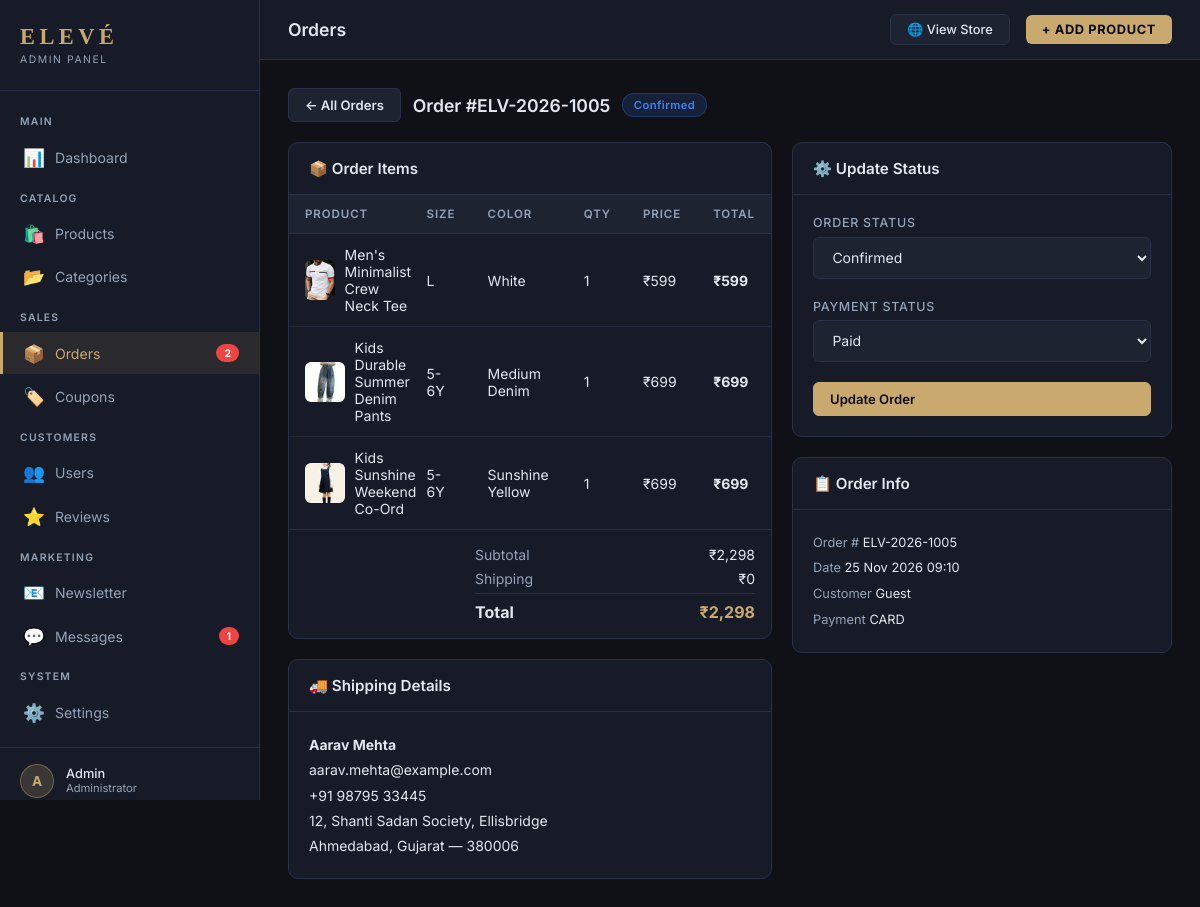
/admin/orders.php?view=5 (signed in), run on the app's committed database.
### tables this page shows
CREATE TABLE IF NOT EXISTS orders (
    id INT AUTO_INCREMENT PRIMARY KEY,
    order_number VARCHAR(20) UNIQUE NOT NULL,
    user_id INT DEFAULT NULL,
    guest_email VARCHAR(150),
    status ENUM('pending', 'confirmed', 'processing', 'shipped', 'delivered', 'cancelled', 'refunded') DEFAULT 'pending',
    payment_status ENUM('pending', 'paid', 'failed', 'refunded') DEFAULT 'pending',
    payment_method VARCHAR(50) DEFAULT 'cod',
    subtotal DECIMAL(10,2) NOT NULL,
    shipping_fee DECIMAL(10,2) DEFAULT 0.00,
    discount DECIMAL(10,2) DEFAULT 0.00,
    total DECIMAL(10,2) NOT NULL,
    shipping_name VARCHAR(150),
    shipping_email VARCHAR(150),
    shipping_phone VARCHAR(20),
    shipping_address TEXT,
    shipping_city VARCHAR(100),
    shipping_state VARCHAR(100),
    shipping_pincode VARCHAR(10),
    notes TEXT,
    created_at TIMESTAMP DEFAULT CURRENT_TIMESTAMP,
    updated_at TIMESTAMP DEFAULT CURRENT_TIMESTAMP ON UPDATE CURRENT_TIMESTAMP,
    FOREIGN KEY (user_id) REFERENCES users(id) ON DELETE SET NULL
);

CREATE TABLE IF NOT EXISTS order_items (
    id INT AUTO_INCREMENT PRIMARY KEY,
    order_id INT NOT NULL,
    product_id INT DEFAULT NULL,
    product_name VARCHAR(200) NOT NULL,
    product_image VARCHAR(500),
    size VARCHAR(20),
    color VARCHAR(50),
    qty INT NOT NULL,
    price DECIMAL(10,2) NOT NULL,
    total DECIMAL(10,2) NOT NULL,
    FOREIGN KEY (order_id) REFERENCES orders(id) ON DELETE CASCADE,
    FOREIGN KEY (product_id) REFERENCES products(id) ON DELETE SET NULL
);

### admin/orders.php (the view, shortened to what this page needs)
<?php
require_once 'includes/header.php';
$db      = getDB();
$view    = (int) ($_GET['view'] ?? 0);
if ($view) {
    $order = $db->query("SELECT o.*, COALESCE(u.name,'Guest') AS customer_name FROM orders o LEFT JOIN users u ON u.id=o.user_id WHERE o.id=$view")->fetch();
    $items = $db->query("SELECT * FROM order_items WHERE order_id=$view")->fetchAll();
    ?>
    <div style="display:flex;gap:.75rem;margin-bottom:1.25rem;align-items:center">
      <a href="orders.php" class="btn btn-ghost">← All Orders</a>
      <h2 style="font-size:1.1rem;font-weight:600">Order #<?= htmlspecialchars($order['order_number']) ?></h2>
      <?php
      $statMap = ['pending'=>'badge-yellow','confirmed'=>'badge-blue','processing'=>'badge-blue','shipped'=>'badge-gold','delivered'=>'badge-green','cancelled'=>'badge-red','refunded'=>'badge-gray'];
      ?>
      <span class="badge <?= $statMap[$order['status']] ?? 'badge-gray' ?>"><?= ucfirst($order['status']) ?></span>
    </div>
    <div style="display:grid;grid-template-columns:1fr 380px;gap:1.25rem">
      <div>
        <div class="card" style="margin-bottom:1.25rem">
          <div class="card-header"><div class="card-title">📦 Order Items</div></div>
          <div class="table-wrap">
            <table>
              <thead><tr><th>Product</th><th>Size</th><th>Color</th><th>Qty</th><th>Price</th><th>Total</th></tr></thead>
              <tbody>
                <?php foreach ($items as $item): ?>
                <tr>
                  <td>
                    <div style="display:flex;align-items:center;gap:.6rem">
                      <?php if ($item['product_image']): ?>
                        <img src="<?= htmlspecialchars(adminImgUrl($item['product_image'])) ?>" style="width:40px;height:40px;border-radius:6px;object-fit:cover">
                      <?php endif; ?>
                      <?= htmlspecialchars($item['product_name']) ?>
                    </div>
                  </td>
                  <td><?= htmlspecialchars($item['size'] ?? '—') ?></td>
                  <td><?= htmlspecialchars($item['color'] ?? '—') ?></td>
                  <td><?= $item['qty'] ?></td>
                  <td>₹<?= number_format($item['price'], 0) ?></td>
                  <td><strong>₹<?= number_format($item['total'], 0) ?></strong></td>
                </tr>
                <?php endforeach; ?>
              </tbody>
            </table>
          </div>
          <div style="padding:1rem;border-top:1px solid var(--border)">
            <div style="display:flex;flex-direction:column;gap:.4rem;max-width:280px;margin-left:auto;font-size:.875rem">
              <div style="display:flex;justify-content:space-between"><span style="color:var(--muted)">Subtotal</span><span>₹<?= number_format($order['subtotal'], 0) ?></span></div>
              <div style="display:flex;justify-content:space-between"><span style="color:var(--muted)">Shipping</span><span>₹<?= number_format($order['shipping_fee'], 0) ?></span></div>
              <div style="display:flex;justify-content:space-between;font-weight:700;font-size:1rem;padding-top:.5rem;border-top:1px solid var(--border)">
                <span>Total</span><span style="color:var(--accent)">₹<?= number_format($order['total'], 0) ?></span>
              </div>
            </div>
          </div>
        </div>
        <div class="card">
          <div class="card-header"><div class="card-title">🚚 Shipping Details</div></div>
          <div class="card-body" style="font-size:.875rem;line-height:1.8">
            <strong><?= htmlspecialchars($order['shipping_name']) ?></strong><br>
            <?= htmlspecialchars($order['shipping_email']) ?><br>
            <?= htmlspecialchars($order['shipping_phone'] ?? '') ?><br>
            <?= htmlspecialchars($order['shipping_address']) ?><br>
            <?= htmlspecialchars($order['shipping_city']) ?><?= $order['shipping_state'] ? ', '.htmlspecialchars($order['shipping_state']) : '' ?> — <?= htmlspecialchars($order['shipping_pincode']) ?>
          </div>
        </div>
      </div>
      <div>
        <div class="card" style="margin-bottom:1.25rem">
          <div class="card-header"><div class="card-title">⚙️ Update Status</div></div>
          <div class="card-body">
            <form method="POST">
              <div class="form-group">
                <label class="form-label">Order Status</label>
                <select name="status" class="form-control">
                  <?php foreach (['pending','confirmed','processing','shipped','delivered','cancelled','refunded'] as $s): ?>
                  <option value="<?= $s ?>" <?= $order['status']===$s?'selected':'' ?>><?= ucfirst($s) ?></option>
                  <?php endforeach; ?>
                </select>
              </div>
              <div class="form-group">
                <label class="form-label">Payment Status</label>
                <select name="payment_status" class="form-control">
                  <?php foreach (['pending','paid','failed','refunded'] as $s): ?>
                  <option value="<?= $s ?>" <?= $order['payment_status']===$s?'selected':'' ?>><?= ucfirst($s) ?></option>
                  <?php endforeach; ?>
                </select>
              </div>
              <button type="submit" class="btn btn-primary" style="width:100%">Update Order</button>
            </form>
          </div>
        </div>
        <div class="card">
          <div class="card-header"><div class="card-title">📋 Order Info</div></div>
          <div class="card-body" style="font-size:.8rem;line-height:2">
            <div><span style="color:var(--muted)">Order #</span> <?= htmlspecialchars($order['order_number']) ?></div>
            <div><span style="color:var(--muted)">Date</span> <?= date('d M Y H:i', strtotime($order['created_at'])) ?></div>
            <div><span style="color:var(--muted)">Customer</span> <?= htmlspecialchars($order['customer_name']) ?></div>
            <div><span style="color:var(--muted)">Payment</span> <?= strtoupper($order['payment_method']) ?></div>
          </div>
        </div>
      </div>
    </div>
    <?php require_once 'includes/footer.php'; exit;
}
?>
<?php require_once 'includes/footer.php'; ?>

### admin/includes/header.php (style rules this page uses)
*,*::before,*::after { box-sizing:border-box;margin:0;padding:0 }
:root { --bg:#0f1117;--surface:#161b27;--surface2:#1e2332;--border:#2a3146; --text:#e2e8f0;--muted:#94a3b8;--accent:#c9a96e;--accent-h:#d4b87d; --success:#10b981;--danger:#ef4444;--warning:#f59e0b;--info:#3b82f6; --sidebar-w:260px; }
body { font-family:'Inter',-apple-system,sans-serif;background:var(--bg);color:var(--text);min-height:100vh;overflow-x:hidden }
a { color:inherit;text-decoration:none }
img { max-width:100% }
button { font:inherit;cursor:pointer;border:none;background:none;color:inherit }
.card { background:var(--surface);border:1px solid var(--border);border-radius:10px;overflow:hidden }
.card-header { padding:1rem 1.25rem;border-bottom:1px solid var(--border);display:flex;align-items:center;justify-content:space-between }
.card-title { font-size:.95rem;font-weight:600;color:var(--text) }
.card-body { padding:1.25rem }
.table-wrap { overflow-x:auto }
table { width:100%;border-collapse:collapse;font-size:.875rem }
thead th { background:var(--surface2);padding:.75rem 1rem;text-align:left;font-size:.72rem;font-weight:600;letter-spacing:.08em;text-transform:uppercase;color:var(--muted);border-bottom:1px solid var(--border);white-space:nowrap }
tbody td { padding:.75rem 1rem;border-bottom:1px solid rgba(42,49,70,.6);color:var(--text);vertical-align:middle }
tbody tr:last-child td { border-bottom:none }
.badge { display:inline-flex;align-items:center;padding:.25rem .65rem;border-radius:9999px;font-size:.7rem;font-weight:600;letter-spacing:.04em }
.badge-blue { background:rgba(59,130,246,.15);color:#3b82f6;border:1px solid rgba(59,130,246,.25) }
.btn { display:inline-flex;align-items:center;gap:.4rem;padding:.5rem 1rem;border-radius:6px;font-size:.82rem;font-weight:600;transition:all .15s;cursor:pointer;border:1px solid transparent }
.btn-primary { background:var(--accent);color:#0a0a0a;border-color:var(--accent) }
.btn-ghost { background:var(--surface2);color:var(--text);border-color:var(--border) }
.form-group { margin-bottom:1.25rem }
.form-label { display:block;font-size:.78rem;font-weight:500;color:var(--muted);margin-bottom:.4rem;text-transform:uppercase;letter-spacing:.06em }
.form-control { width:100%;padding:.65rem .9rem;background:var(--surface2);border:1.5px solid var(--border);border-radius:6px;color:var(--text);font-size:.875rem;font-family:inherit;transition:border-color .15s,box-shadow .15s;outline:none;resize:vertical }
select.form-control { cursor:pointer }

### data on the page
orders: order_number "ELV-2026-1005", status "Confirmed", subtotal "2,298", shipping_fee "0", total "2,298", shipping_name "Aarav Mehta", shipping_email "aarav.mehta@example.com", shipping_phone "+91 98795 33445", shipping_address "12, Shanti Sadan Society, Ellisbridge", shipping_city "Ahmedabad", shipping_state "Gujarat", shipping_pincode "380006", payment_status "Paid", created_at "25 Nov 2026 09:10", payment_method "CARD"
order_items: product_image (picture), product_name "Men's Minimalist Crew Neck Tee", size "L", color "White", qty "1", price "599", total "599"
order_items: product_image (picture), product_name "Kids Durable Summer Denim Pants", size "5-6Y", color "Medium Denim", qty "1", price "699", total "699"
order_items: product_image (picture), product_name "Kids Sunshine Weekend Co-Ord", size "5-6Y", color "Sunshine Yellow", qty "1", price "699", total "699"

### other printed values
$newOrders "2"
$newMsgs "1"
substr($_SESSION['user_name'] ?? 'Admin', 0, 1) "A"
$_SESSION['user_name'] "Admin"
$pageTitle "Orders"
$order['customer_name'] "Guest"
